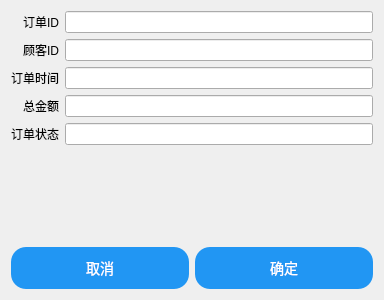
<?xml version="1.0" encoding="UTF-8"?>
<ui version="4.0">
 <class>OrderDetailDialog</class>
 <widget class="QDialog" name="OrderDetailDialog">
  <property name="geometry">
   <rect>
    <x>0</x>
    <y>0</y>
    <width>384</width>
    <height>300</height>
   </rect>
  </property>
  <property name="windowTitle">
   <string>添加订单</string>
  </property>
  <layout class="QVBoxLayout" name="verticalLayout">
   <item>
    <layout class="QFormLayout" name="formLayout">
     <property name="labelAlignment">
      <set>Qt::AlignRight|Qt::AlignTrailing|Qt::AlignVCenter</set>
     </property>
     <property name="formAlignment">
      <set>Qt::AlignLeading|Qt::AlignLeft|Qt::AlignTop</set>
     </property>
     <item row="0" column="0">
      <widget class="QLabel" name="orderIDLabel">
       <property name="text">
        <string>订单ID</string>
       </property>
      </widget>
     </item>
     <item row="0" column="1">
      <widget class="QLineEdit" name="orderIDEdit"/>
     </item>
     <item row="1" column="0">
      <widget class="QLabel" name="customerIDLabel">
       <property name="text">
        <string>顾客ID</string>
       </property>
      </widget>
     </item>
     <item row="1" column="1">
      <widget class="QLineEdit" name="customerIDEdit"/>
     </item>
     <item row="2" column="0">
      <widget class="QLabel" name="dateLabel">
       <property name="text">
        <string>订单时间</string>
       </property>
      </widget>
     </item>
     <item row="2" column="1">
      <widget class="QLineEdit" name="dateEdit"/>
     </item>
     <item row="3" column="0">
      <widget class="QLabel" name="priceLabel">
       <property name="text">
        <string>总金额</string>
       </property>
      </widget>
     </item>
     <item row="3" column="1">
      <widget class="QLineEdit" name="priceEdit"/>
     </item>
     <item row="4" column="0">
      <widget class="QLabel" name="stateLabel">
       <property name="text">
        <string>订单状态</string>
       </property>
      </widget>
     </item>
     <item row="4" column="1">
      <widget class="QLineEdit" name="stateEdit"/>
     </item>
    </layout>
   </item>
   <item>
    <layout class="QHBoxLayout" name="buttonLayout">
     <item>
      <widget class="QPushButton" name="cancelButton">
       <property name="styleSheet">
        <string notr="true">QPushButton 
{
    background-color: #2196F3;  
    color: white;               
    border: none;              
    padding: 10px 20px;        
    border-radius: 15px;       
    font-size: 14px;           
}

QPushButton:hover
{
    background-color: #1976D2;  
}

QPushButton:pressed 
{
    background-color: #0D47A1;
    color: #E0E0E0;            
}</string>
       </property>
       <property name="text">
        <string>取消</string>
       </property>
      </widget>
     </item>
     <item>
      <widget class="QPushButton" name="confirmButton">
       <property name="styleSheet">
        <string notr="true">QPushButton 
{
    background-color: #2196F3;  
    color: white;               
    border: none;              
    padding: 10px 20px;        
    border-radius: 15px;       
    font-size: 14px;           
}

QPushButton:hover
{
    background-color: #1976D2;  
}

QPushButton:pressed 
{
    background-color: #0D47A1;
    color: #E0E0E0;            
}</string>
       </property>
       <property name="text">
        <string>确定</string>
       </property>
      </widget>
     </item>
    </layout>
   </item>
  </layout>
 </widget>
 <resources/>
 <connections/>
</ui>
